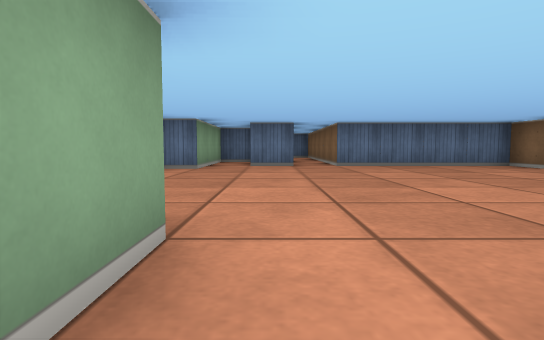
view 1 (above)

17 first-person views from a walk through a cub3D level. The camera is about half as high as the walls, tilts 4° down and sees 80° across. The floor is counted in squares. Each view is taken from the middle of a square. On the plan, view 1 faces up. The plan holds only what a view shows up to about 9 squares ahead; the rest is blank.

view 2
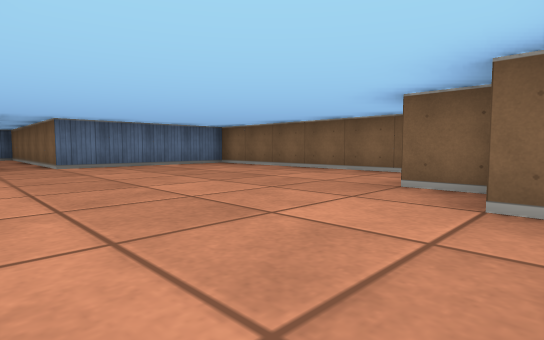

view 3
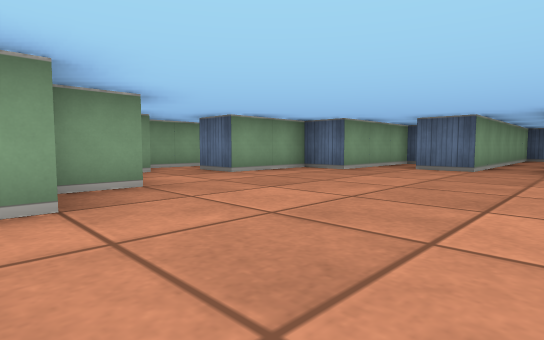

view 4
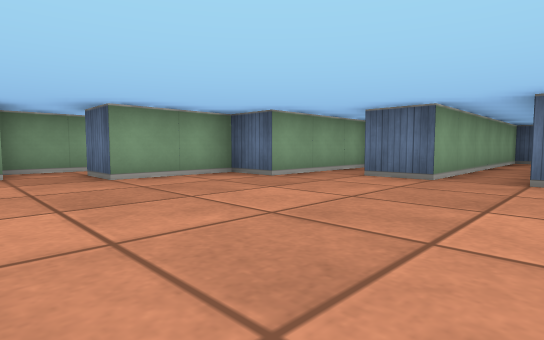

view 5
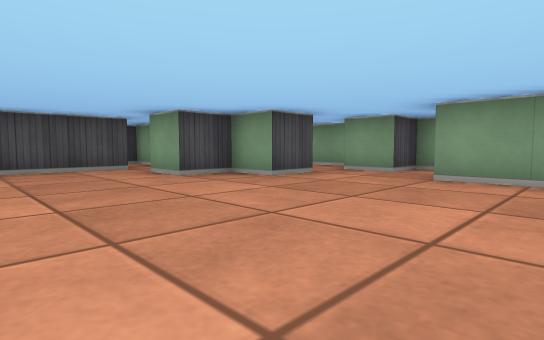

view 6
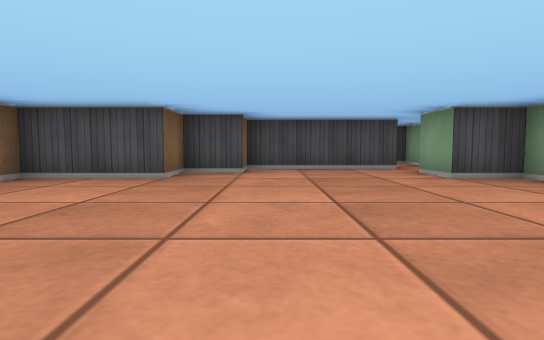

view 7
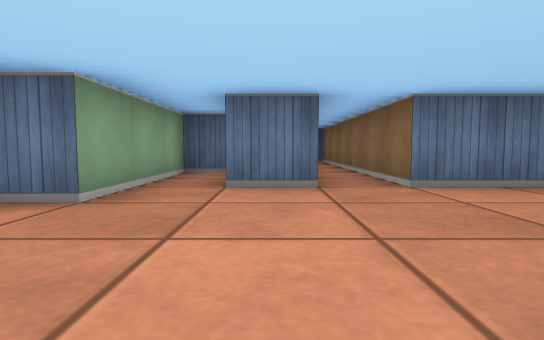

view 8
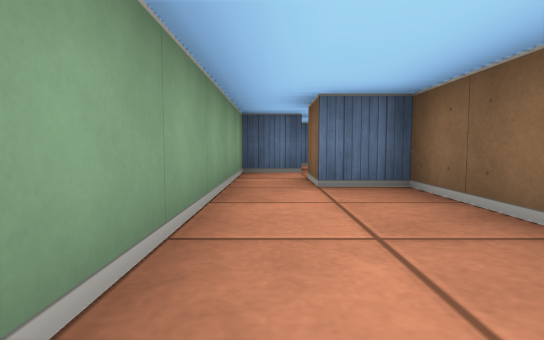

view 9
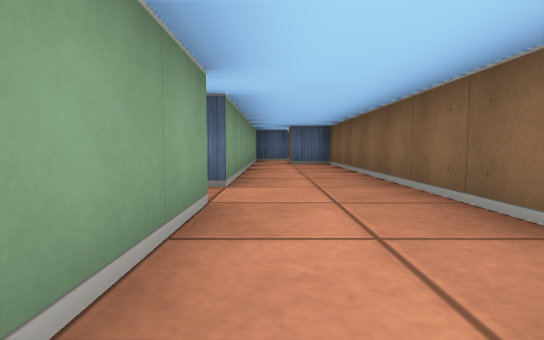

view 10
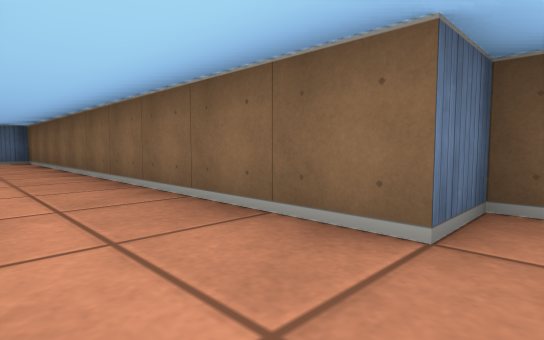

view 11
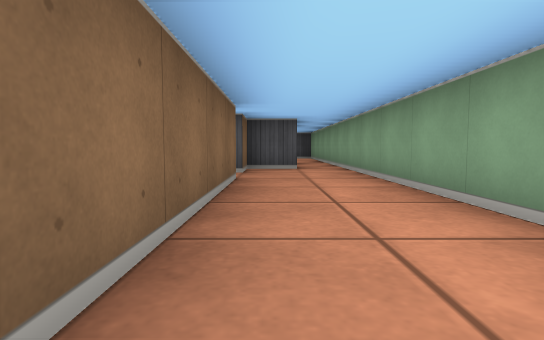

view 12
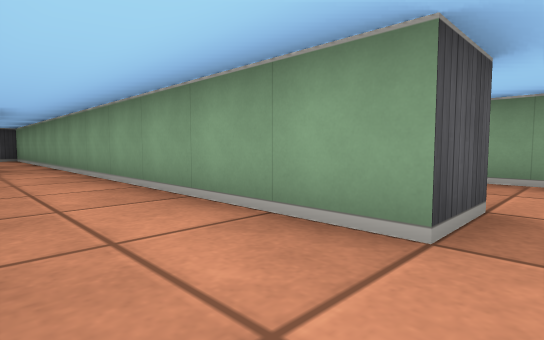

view 13
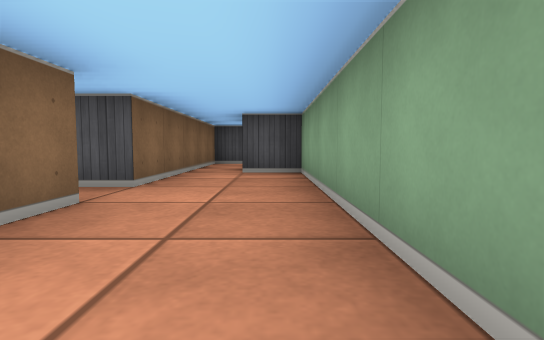

view 14
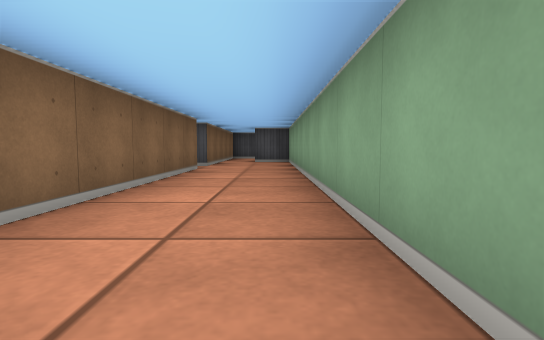

view 15
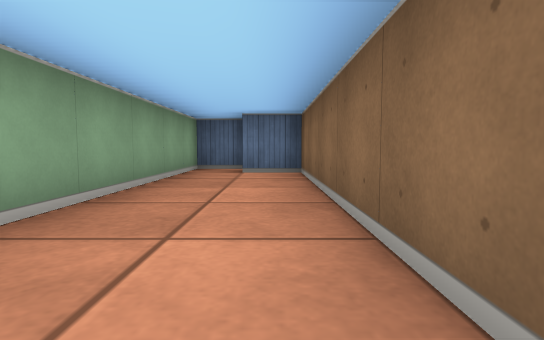

view 16
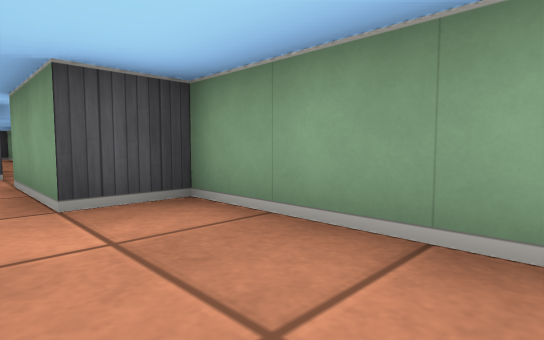

view 17
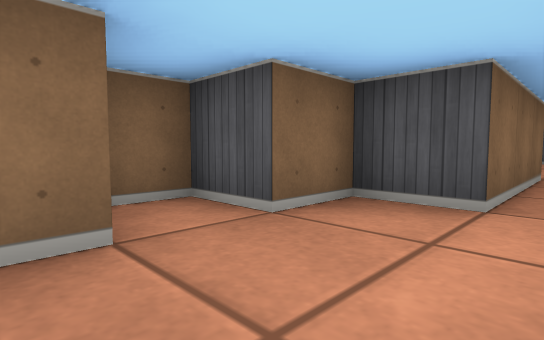

### Floor plan
Points are (right, up) in squares from view 1. A wall is a line through its corners. A room is listed if a view was taken in it or the views show most of it. See-through windows are left out.
Room 1 (views 1, 2, 3, 4, 5, 6, 7)
walls: (-2.5, 2.5) (-1.5, 2.5) (-1.5, 1.5) (-0.5, 1.5) (-0.5, 0.5); (-0.8, 9.5) (-1.5, 9.5) (-1.5, 6.5) (-2.5, 6.5) (-2.5, 4.5) (-3.5, 4.5); (-4.5, 5.2) (-4.5, 3.5) (-3.5, 3.5) (-3.5, 2.5) (-4.5, 2.5) (-4.5, 1.5); (-0.6, -0.5) (2.5, -0.5) (2.5, 0.5) (3.5, 0.5) (3.5, 1.5) (5.5, 1.5) (5.5, 7.5) (1.5, 7.5) (1.5, 13.1); (0.5, 13.5) (0.5, 7.5) (-0.5, 7.5)
ways out: opening at (-4, 1) to room 2; opening at (-1, -1)
Room 2 (views 8, 9, 10, 11, 12, 17)
walls: (-4.5, -5.5) (-4.5, -11.5); (-3.5, -11.5) (-2.5, -11.5) (-2.5, -10.5) (-1.5, -10.5) (-1.5, -9.5) (-2.5, -9.5) (-2.5, 0.5) (-3.5, 0.5) (-3.5, 1.5); (-4.5, 1.5) (-4.5, -4.5)
ways out: opening at (-4, 1) to room 1; opening at (-5, -5) to room 3; opening at (-4, -11)
Room 3 (views 13, 14, 15, 16)
walls: (-5.5, -4.5) (-5.5, 1.5) (-6.5, 1.5); (-5.5, -7.5) (-5.5, -5.5) (-4.5, -5.5); (-6.5, 2.5) (-7.5, 2.5) (-7.5, -7.5) (-6.5, -7.5)
ways out: opening at (-5, -5) to room 2; opening at (-6, -7)

Positions as (right, up) in squares from view 1, and headings:
1: (0, 0), facing up
2: (0, 0), facing up-right
3: (2, 1), facing up-left
4: (2, 3), facing up-left
5: (2, 6), facing down-left
6: (2, 6), facing down
7: (0, 4), facing up
8: (-4, -3), facing up
9: (-4, -8), facing up
10: (-4, -10), facing up-right
11: (-3, -5), facing down
12: (-3, -5), facing down-left
13: (-7, -2), facing down
14: (-7, 2), facing down
15: (-6, -4), facing up
16: (-6, -5), facing down-left
17: (-4, -9), facing down-right
